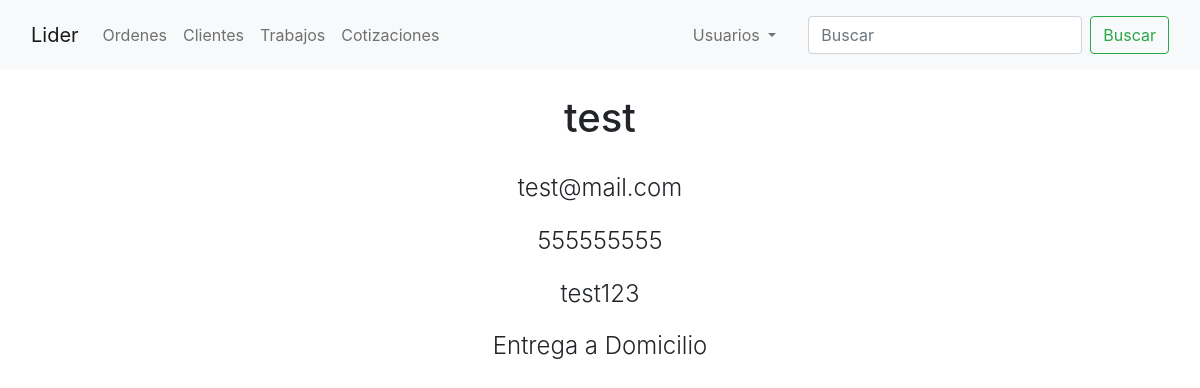
The page /clientes/detalle/1 on the database as committed earlier.
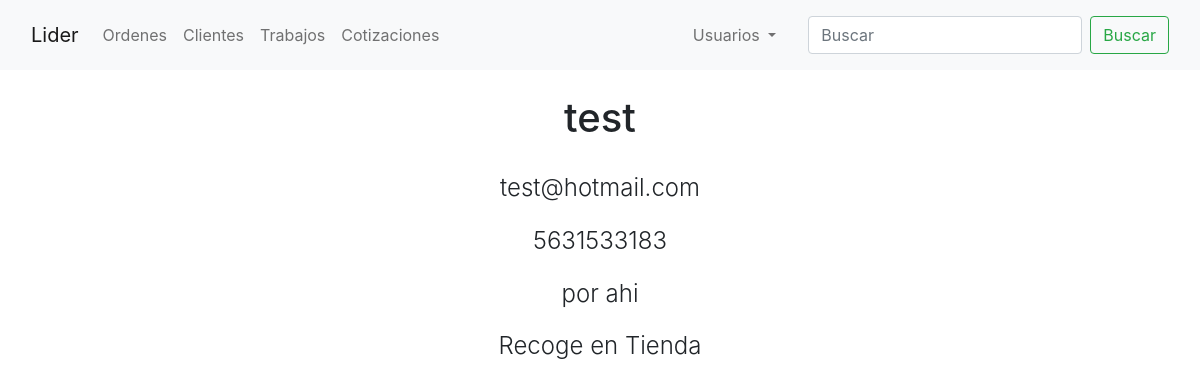
The same page on the database as committed later.
### orders/models.py (models this page shows, shortened)
class Customer(models.Model):
    name_company = models.CharField(verbose_name='Nombre/Empresa', max_length=50)
    email = models.EmailField(verbose_name='Correo', null=True)
    phone_number = models.CharField(verbose_name='Telefono', max_length=10, validators=[RegexValidator(r'^\d{1,10}$')])
    address = models.CharField(verbose_name='Domicilio', max_length=100, null=True)
    shipping = models.BooleanField(verbose_name='Entrega a domicilio')

### customers/views.py (the view)
# urls.py: path('detalle/<int:pk>', CustomerDetailView.as_view(), name='customer-detail'),
class CustomerDetailView(DetailView):
    model = Customer
    template_name = 'customers/customer_detail.html'

### customers/templates/customers/customer_detail.html
{% extends 'base.html' %}
{% block content %}
    <div class="row my-4">
        <div class="col text-center">
            <h1>{{ object.name_company}}</h1>
        </div>
    </div>
    <div class="container text-center">
        <h4 class="fw-light mx-4 my-4 justify-content-center">{{ object.email }}</h4>
        <h4 class="fw-light mx-4 my-4" style="margin-left: 1rem">{{ object.phone_number }}</h4>
        <h4 class="fw-light mx-4 my-4" style="margin-left: 1rem">{{ object.address }}</h4>
        <h4 class="fw-light mx-4 my-4" style="margin-left: 1rem">{% if object.shipping %} Entrega a Domicilio {% else %} Recoge en Tienda{% endif %}</h4>
    </div>
{% endblock %}

Rows that differ between the two databases and show on the page:
changed Customer "test": email "test@mail.com" → "test@hotmail.com"; phone_number "555555555" → "5631533183"; address "test123" → "por ahi"
Other text that changed with them:
text no longer shown: "Entrega a Domicilio"
text now shown: "Recoge en Tienda"
